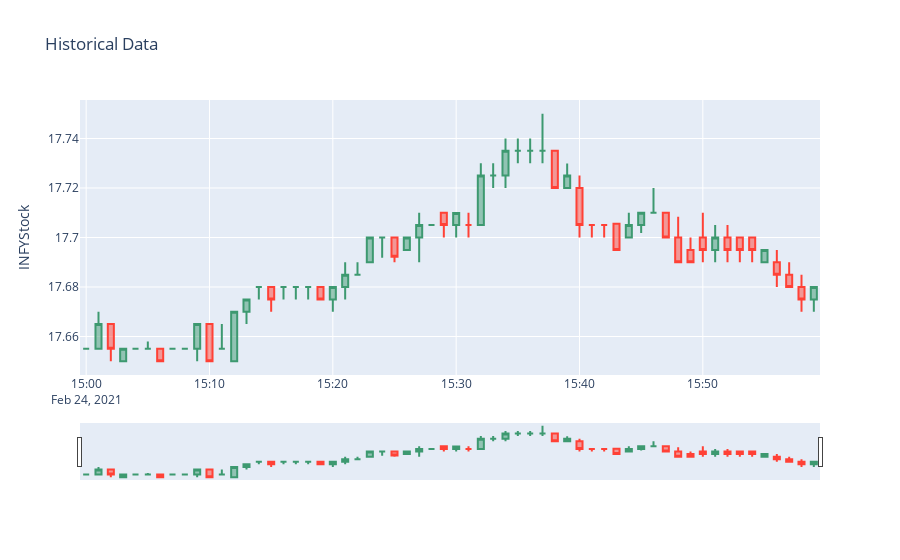

Source (notebook cell):
### Code cell
plot = pg.Figure(data = [pg.Candlestick(x = df.index,
                                       open = df['Open'],
                                       high = df['High'],
                                       low = df['Low'],
                                       close = df['Close'])])
plot.update_layout(
    title = 'Historical Data',
    yaxis_title = company_name + "Stock",
)

plot.show()
